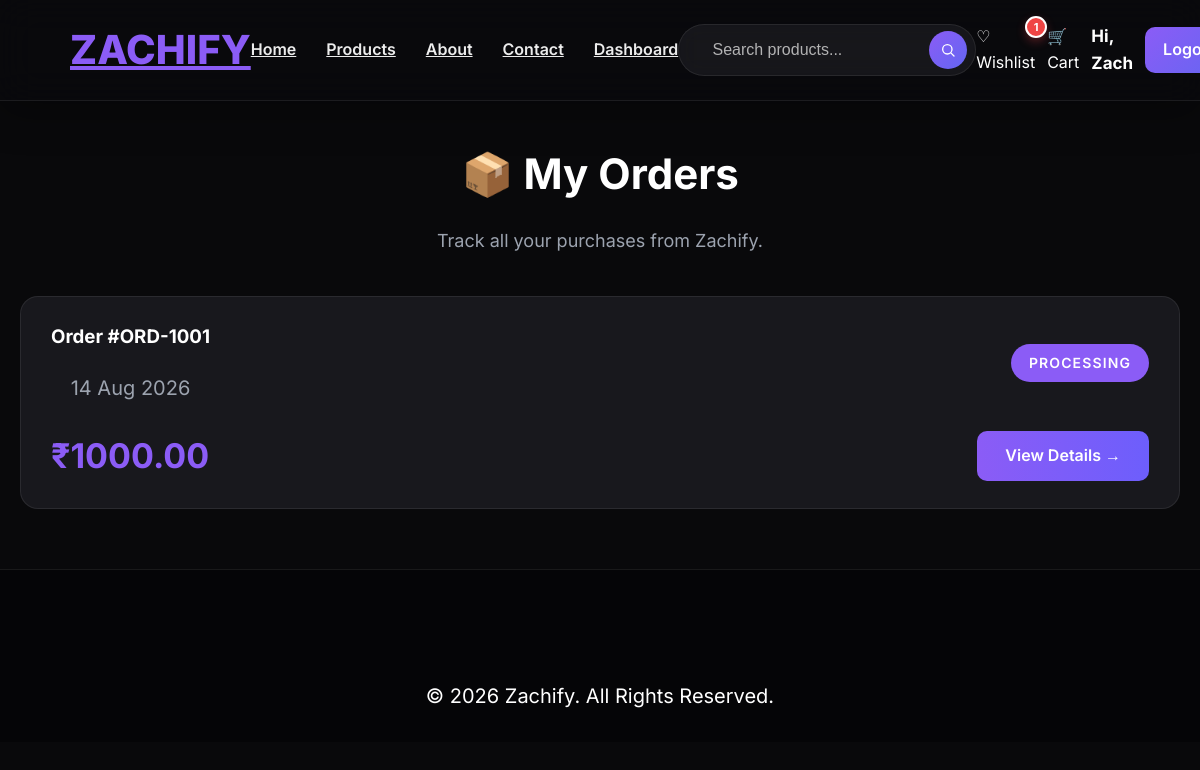
Page /orders (signed in) on the committed database.
### app.py (models this page shows)
class User(db.Model):
    id = db.Column(db.Integer, primary_key=True)
    username = db.Column(db.String(100), nullable=False)
    email = db.Column(db.String(120), unique=True, nullable=False)
    password = db.Column(db.String(200), nullable=False)
    is_admin = db.Column(db.Boolean, default=False, nullable=False)
    created_at = db.Column(db.DateTime, default=datetime.utcnow)
    wishlists = db.relationship("Wishlist", backref="user", lazy=True, cascade="all, delete-orphan")
    orders = db.relationship("Order", backref="user", lazy=True, cascade="all, delete-orphan")

class Order(db.Model):
    id = db.Column(db.Integer, primary_key=True)
    user_id = db.Column(db.Integer, db.ForeignKey("user.id"), nullable=False)
    order_number = db.Column(db.String(50), unique=True, nullable=False)
    status = db.Column(db.String(50), nullable=False, default="Processing")
    total_amount = db.Column(db.Float, nullable=False, default=0.0)
    created_at = db.Column(db.DateTime, default=datetime.utcnow)
    items = db.relationship("OrderItem", backref="order", lazy=True, cascade="all, delete-orphan")

### app.py (the view)
@app.route("/orders")
def orders():
    if "user_id" not in session:
        flash("Please login first.", "danger")
        return redirect(url_for("login"))
    orders = Order.query.filter_by(
        user_id=session["user_id"]
    ).order_by(Order.created_at.desc()).all()
    return render_template(
        "orders.html",
        orders=orders
    )

### app.py (called while the page is built)
def get_current_user():
    user_id = session.get("user_id")
    if user_id:
        return User.query.get(user_id)
    username = session.get("username")
    if username:
        return User.query.filter_by(username=username).first()
    return None

@app.context_processor
def cart_count():
    cart = session.get("cart", {})
    total_quantity = sum(cart.values())
    current_user = get_current_user()
    wishlist_count = 0
    if current_user:
        wishlist_count = Wishlist.query.filter_by(user_id=current_user.id).count()
    return {"cart_count": total_quantity, "wishlist_count": wishlist_count, "current_user": current_user}

### templates/orders.html (shortened to what this page needs)
{% extends "base.html" %}
{% block content %}
<div class="orders-page">
    <div class="orders-header">
        <h1>📦 My Orders</h1>
        <p>Track all your purchases from Zachify.</p>
    </div>
    {% if orders %}
        {% for order in orders %}
        <div class="order-card">
            <div class="order-top">
                <div>
                    <h3>Order #{{ order.order_number }}</h3>
                    <p>{{ order.created_at.strftime("%d %b %Y") }}</p>
                </div>
                <div class="order-status">
                    {{ order.status }}
                </div>
            </div>
            <div class="order-bottom">
                <h2>₹{{ "%.2f"|format(order.total_amount) }}</h2>
                <a href="{{ url_for('order_details', order_id=order.id) }}"
                   class="view-order-btn">
                    View Details →
                </a>
            </div>
        </div>
        {% endfor %}
    {% endif %}
</div>
{% endblock %}

### templates/base.html (shortened to what this page needs)
<!DOCTYPE html>
<html lang="en">
<head>
    <link rel="stylesheet" href="{{ url_for('static', filename='css/style.css') }}">
</head>
<body>
   <nav class="navbar">
    <div class="logo">
        <a href="/">ZACHIFY</a>
    </div>
    <ul class="nav-links">
        <li><a href="{{ url_for('home') }}">Home</a></li>
        <li><a href="{{ url_for('products') }}">Products</a></li>
        <li><a href="{{ url_for('about') }}">About</a></li>
        <li><a href="{{ url_for('contact') }}">Contact</a></li>
        {% if session.get("username") %}
            <li><a href="{{ url_for('dashboard') }}">Dashboard</a></li>
        {% endif %}
    </ul>
    <div class="search-shell">
        <form class="search-box" id="searchBoxForm" action="{{ url_for('search') }}" method="get">
            <div class="search-input-wrap">
                <input id="searchInput" type="text" name="q" placeholder="Search products..." value="{{ request.args.get('q', '') }}" autocomplete="off">
            </div>
            <button type="submit" aria-label="Search products">
                <svg viewBox="0 0 24 24" fill="none" stroke="currentColor" stroke-width="2" stroke-linecap="round" stroke-linejoin="round">
                    <circle cx="11" cy="11" r="7"></circle>
                    <line x1="21" y1="21" x2="16.65" y2="16.65"></line>
                </svg>
            </button>
        </form>
    </div>
    <div class="nav-right">
        <a href="{{ url_for('wishlist_page') }}" class="cart-link wishlist-link" style="position: relative; display: inline-flex; align-items: center; text-decoration: none;">
            ♡ Wishlist
            {% if wishlist_count > 0 %}
            <span class="cart-badge">{{ wishlist_count }}</span>
            {% endif %}
        </a>
        <a href="{{ url_for('cart') }}" class="cart-link" style="position: relative; display: inline-flex; align-items: center; text-decoration: none;">
            🛒 Cart
        </a>
        {% if session.get("username") %}
            <span class="welcome-user">
                Hi, {{ session["username"] }}
            </span>
            <a href="{{ url_for('logout') }}" class="login-btn">Logout</a>
        {% else %}
            <a href="{{ url_for('register') }}" class="register-btn">Register</a>
            <a href="{{ url_for('login') }}" class="login-btn">Login</a>
        {% endif %}
    </div>
</nav>
    {% block content %}
    {% endblock %}
    <footer class="footer">
        <p>&copy; 2026 Zachify. All Rights Reserved.</p>
    </footer>
</body>
</html>

### rows in the picture
User: username "Zach"
Order: order_number "ORD-1001", created_at "14 Aug 2026", status "PROCESSING", total_amount "1000.00"

### other values in the picture
{{ wishlist_count }} "1"
